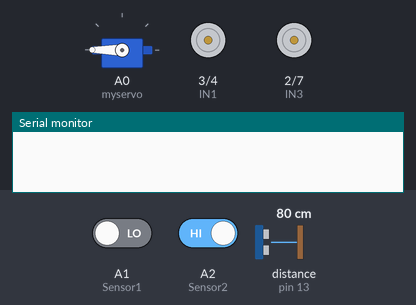
A sketch run on a simulated Arduino Uno, built with avr-gcc and run on an emulated ATmega328P. Shown: servo, motor-driver pin pairs drawn as motors (green arrow = first pin HIGH = forward, orange = second pin HIGH = backward, longer = more drive, scaled by the enable pin), the last lines printed to the serial monitor. Wiring (inferred from the names in the program): ultrasonic range finder: trigger pin 12; echo pin 13. The test bench sets the inputs (shaded band); at power-on: distance to the obstacle (sensor on pin 13) 80 cm, A1 (Sensor1) LOW, A2 (Sensor2) HIGH. The echo pulse lasts 58.3 µs per cm.

Above: at 1.2 s.
1.3 s: distance to the obstacle (sensor on pin 13) set to 23 cm
2.8 s: distance to the obstacle (sensor on pin 13) set to 19 cm
At 3.5 s:
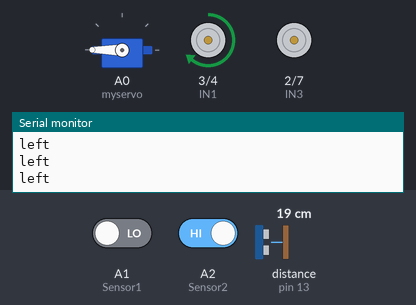
4.3 s: A1 (Sensor1) driven HIGH
At 4.9 s:
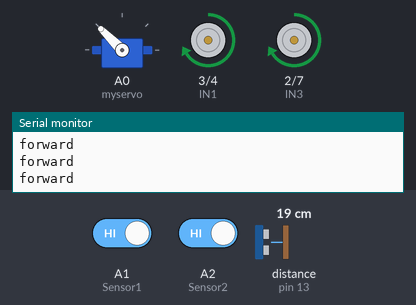
5.8 s: A2 (Sensor2) driven LOW
At 6.2 s:
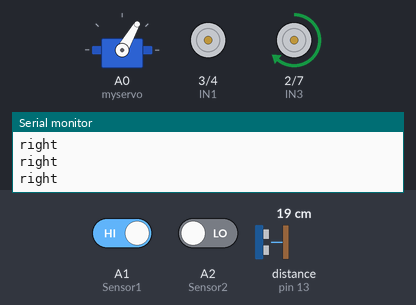
7.3 s: distance to the obstacle (sensor on pin 13) set to 9 cm
8.8 s: distance to the obstacle (sensor on pin 13) set to 6 cm
At 9.7 s:
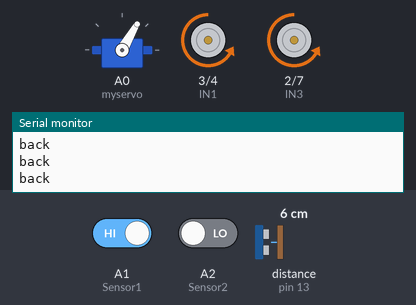
Timing chart, 0 to 11.3 s (numbered marks = the images above; inputs shaded):
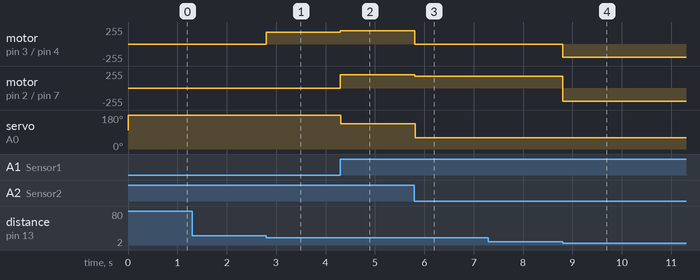

Measured:
- the behaviour switches between 21 and 20 cm on distance to the obstacle (sensor on pin 13) (found by bisection; images 0 and 1)
- the behaviour switches between 8 and 7 cm on distance to the obstacle (sensor on pin 13) (found by bisection; images 3 and 4)
- after the input at 1.3 s, every drawn part: stays the same
- after the input at 2.8 s, motor on pin 3 (IN1) / pin 4 (IN2): stopped → forward 180/255 at once
- after the input at 4.3 s, motor on pin 3 (IN1) / pin 4 (IN2): forward 180/255 → forward 200/255 at once; motor on pin 2 (IN3) / pin 7 (IN4): stopped → forward 200/255 at once; servo on A0 (myservo): 180° → 135° at once
- after the input at 5.8 s, motor on pin 3 (IN1) / pin 4 (IN2): forward 200/255 → stopped at once; motor on pin 2 (IN3) / pin 7 (IN4): forward 200/255 → forward 180/255 at once; servo on A0 (myservo): 135° → 60° at once
- after the input at 8.8 s, motor on pin 3 (IN1) / pin 4 (IN2): stopped → backward 200/255 at once; motor on pin 2 (IN3) / pin 7 (IN4): forward 180/255 → backward 200/255 at once

The sketch:

follow_object.ino
```cpp
#include <Servo.h>
#define Trig 12 //Pin Tring connects to D12
#define Echo 13 //Pin Echo connects to D13
float cm; //Distance variable


int ENA = 5;
int IN1 = 3;
int IN2 = 4;

int ENB = 6;
int IN3 = 2;
int IN4 = 7;

int Sensor1 = A1;//pin A1
int Sensor2 = A2;//pin A2

int SensorLeft;
int SensorRight;

Servo myservo;  // create servo object to control a servo
// twelve servo objects can be created on most boards

void setup()
{
    myservo.attach(A0);  // attaches the servo on pin 9 to the servo object
    //Set the pin mode
    pinMode(ENA, OUTPUT);
    pinMode(IN1, OUTPUT);
    pinMode(IN2, OUTPUT);

    pinMode(ENB, OUTPUT);
    pinMode(IN3, OUTPUT);
    pinMode(IN4, OUTPUT);

    pinMode(Sensor1, INPUT);
    pinMode(Sensor2, INPUT);
    pinMode(Trig, OUTPUT);
    pinMode(Echo, INPUT);
    Serial.begin(9600);
    myservo.write(100);
}

void loop()
{
    cm = GetDistance();

    SensorLeft  =  digitalRead(Sensor1);//The sensor on the left
    SensorRight =  digitalRead(Sensor2);//The sensor on the Right

    // If the right sensor detects the signal, the left sensor does not detect the signal,
    // the ultrasonic detection of the obstacle distance between 5cm to 20cm, turn to the right
    if (SensorLeft == HIGH && SensorRight == LOW && ( cm > 7 && cm < 20))
    {
        right();
    }
    else if(SensorLeft == LOW && SensorRight == HIGH&& ( cm > 7 && cm < 20))
    {
        left();
    }
    else  if(SensorLeft == HIGH && SensorRight == HIGH&&( cm > 11 && cm <20))
    {
        forward();
    }
    else if(SensorLeft == HIGH && SensorRight == HIGH && ( cm >30 || cm < 3))
    {
        stop();
    }
    else if(cm < 7 && cm > 0)
    {
        back();
    }

    if (SensorLeft == LOW)
    {
        myservo.write(180);
    }
    else if (SensorRight == LOW)
    {
        myservo.write(60);
    }
    else
    {
        myservo.write(135);
    }

}

/*
Function: obtain ultrasonic sensor ranging data
Parameters: Trig, Echo
Parameter description: sensor connected to the motherboard pin port A4,A5
Trig -------> pin D12
Echo -------> pin D13
*/
float GetDistance()
{
    float distance;
    // Send a low short pulse to Trig to trigger the ranging
    digitalWrite(Trig, LOW); //Send a low level to Trig
    delayMicroseconds(2);
    digitalWrite(Trig, HIGH);
    delayMicroseconds(10);
    digitalWrite(Trig, LOW);
    distance = pulseIn(Echo, HIGH) / 58.00;

    //Serial.print("Distance = ");
    //Serial.println(distance);//The serial output distance is converted into cm

	  return distance;
}

//turn left
void left(){
  //Set the speed of the motor
    analogWrite(ENA, 180);
    analogWrite(ENB, 180);
    //The right forward
    digitalWrite(IN1, HIGH);
    digitalWrite(IN2, LOW);
    //The left STOP
    digitalWrite(IN3, LOW);
    digitalWrite(IN4, LOW);
    Serial.println("left");
  }
//turn right
 void right(){
    //Set the speed of the motor
   analogWrite(ENA, 180);
   analogWrite(ENB, 180);
    //The right stop
    digitalWrite(IN1, LOW);
    digitalWrite(IN2, LOW);
  //The left forward
    digitalWrite(IN3,HIGH);
    digitalWrite(IN4,LOW);
     Serial.println("right");
  }
//turn forward
 void forward(){
    //FORWARD
    //Set the speed of the motor
     analogWrite(ENA, 200);
     analogWrite(ENB, 200);
     //The right forward
     digitalWrite(IN1, HIGH);
     digitalWrite(IN2,LOW);
     //The left forward
     digitalWrite(IN3, HIGH);
     digitalWrite(IN4, LOW);
     Serial.println("forward");
  }

//stop
 void stop(){
    analogWrite(ENA, 0);
    analogWrite(ENB, 0);
  //set IN1,IN2,IN3,IN4 to LOW
    digitalWrite(IN1,LOW);
    digitalWrite(IN2,LOW);
    digitalWrite(IN3, LOW);
    digitalWrite(IN4, LOW);
     Serial.println("stop");

  }
  //back up
   void back(){
    //Set the speed of the motor
     analogWrite(ENA, 200);
     analogWrite(ENB, 200);
     //The right back
     digitalWrite(IN1, LOW);
     digitalWrite(IN2, HIGH);
     //The left back
     digitalWrite(IN3, LOW);
     digitalWrite(IN4, HIGH);
     Serial.println("back");
  }
```
